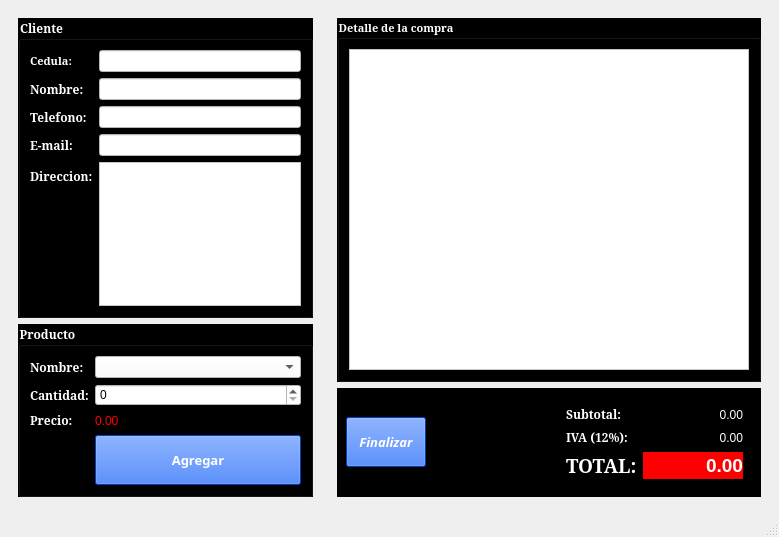
<?xml version="1.0" encoding="UTF-8"?>
<ui version="4.0">
 <class>Tienda</class>
 <widget class="QMainWindow" name="Tienda">
  <property name="geometry">
   <rect>
    <x>0</x>
    <y>0</y>
    <width>779</width>
    <height>537</height>
   </rect>
  </property>
  <property name="cursor">
   <cursorShape>ArrowCursor</cursorShape>
  </property>
  <property name="mouseTracking">
   <bool>false</bool>
  </property>
  <property name="windowTitle">
   <string>VIVERES 4 ESQUINAS</string>
  </property>
  <property name="windowIcon">
   <iconset resource="Recursos.qrc">
    <normaloff>:/Recursos/economia-local.png</normaloff>:/Recursos/economia-local.png</iconset>
  </property>
  <property name="windowOpacity">
   <double>1.000000000000000</double>
  </property>
  <widget class="QWidget" name="centralwidget">
   <layout class="QHBoxLayout" name="horizontalLayout_2">
    <item>
     <widget class="QWidget" name="widget" native="true">
      <property name="minimumSize">
       <size>
        <width>300</width>
        <height>0</height>
       </size>
      </property>
      <property name="maximumSize">
       <size>
        <width>350</width>
        <height>16777215</height>
       </size>
      </property>
      <layout class="QVBoxLayout" name="verticalLayout">
       <item>
        <widget class="QGroupBox" name="groupBox">
         <property name="font">
          <font>
           <family>MS Serif</family>
           <weight>75</weight>
           <bold>true</bold>
          </font>
         </property>
         <property name="styleSheet">
          <string notr="true">background-color: rgb(0, 0, 0);
color: rgb(255, 255, 255);</string>
         </property>
         <property name="title">
          <string>Cliente</string>
         </property>
         <layout class="QFormLayout" name="formLayout">
          <item row="0" column="0">
           <widget class="QLabel" name="label">
            <property name="font">
             <font>
              <family>MS Serif</family>
              <pointsize>8</pointsize>
              <weight>75</weight>
              <bold>true</bold>
             </font>
            </property>
            <property name="text">
             <string>Cedula:</string>
            </property>
           </widget>
          </item>
          <item row="0" column="1">
           <widget class="QLineEdit" name="inCedula">
            <property name="styleSheet">
             <string notr="true">background-color:  rgb(255, 255, 255);
color: rgb(0, 0, 0);</string>
            </property>
           </widget>
          </item>
          <item row="1" column="0">
           <widget class="QLabel" name="label_2">
            <property name="font">
             <font>
              <family>MS Serif</family>
              <weight>75</weight>
              <bold>true</bold>
             </font>
            </property>
            <property name="text">
             <string>Nombre:</string>
            </property>
           </widget>
          </item>
          <item row="1" column="1">
           <widget class="QLineEdit" name="inNombre">
            <property name="styleSheet">
             <string notr="true">background-color:  rgb(255, 255, 255);
color: rgb(0, 0, 0);</string>
            </property>
           </widget>
          </item>
          <item row="2" column="0">
           <widget class="QLabel" name="label_3">
            <property name="font">
             <font>
              <family>MS Serif</family>
              <weight>75</weight>
              <bold>true</bold>
             </font>
            </property>
            <property name="text">
             <string>Telefono:</string>
            </property>
           </widget>
          </item>
          <item row="2" column="1">
           <widget class="QLineEdit" name="inTelefono">
            <property name="styleSheet">
             <string notr="true">background-color:  rgb(255, 255, 255);
color: rgb(0, 0, 0);</string>
            </property>
           </widget>
          </item>
          <item row="3" column="0">
           <widget class="QLabel" name="label_4">
            <property name="font">
             <font>
              <family>MS Serif</family>
              <weight>75</weight>
              <bold>true</bold>
             </font>
            </property>
            <property name="text">
             <string>E-mail:</string>
            </property>
           </widget>
          </item>
          <item row="3" column="1">
           <widget class="QLineEdit" name="inEmail">
            <property name="styleSheet">
             <string notr="true">background-color:  rgb(255, 255, 255);
color: rgb(0, 0, 0);</string>
            </property>
           </widget>
          </item>
          <item row="4" column="0">
           <widget class="QLabel" name="label_5">
            <property name="font">
             <font>
              <family>MS Serif</family>
              <weight>75</weight>
              <bold>true</bold>
             </font>
            </property>
            <property name="text">
             <string>Direccion:</string>
            </property>
           </widget>
          </item>
          <item row="4" column="1">
           <widget class="QPlainTextEdit" name="inDireccion">
            <property name="styleSheet">
             <string notr="true">background-color:  rgb(255, 255, 255);
color: rgb(0, 0, 0);</string>
            </property>
            <property name="lineWidth">
             <number>3</number>
            </property>
           </widget>
          </item>
         </layout>
        </widget>
       </item>
       <item>
        <widget class="QGroupBox" name="groupBox_2">
         <property name="font">
          <font>
           <family>MS Serif</family>
           <weight>75</weight>
           <bold>true</bold>
          </font>
         </property>
         <property name="styleSheet">
          <string notr="true">background-color: rgb(0, 0, 0);
color: rgb(255, 255, 255);</string>
         </property>
         <property name="title">
          <string>Producto</string>
         </property>
         <layout class="QFormLayout" name="formLayout_2">
          <item row="0" column="0">
           <widget class="QLabel" name="label_6">
            <property name="font">
             <font>
              <family>MS Serif</family>
              <weight>75</weight>
              <bold>true</bold>
             </font>
            </property>
            <property name="text">
             <string>Nombre:</string>
            </property>
           </widget>
          </item>
          <item row="0" column="1">
           <widget class="QComboBox" name="inProducto">
            <property name="styleSheet">
             <string notr="true">background-color:  rgb(255, 255, 255);
color: rgb(0, 0, 0);</string>
            </property>
           </widget>
          </item>
          <item row="1" column="0">
           <widget class="QLabel" name="label_7">
            <property name="font">
             <font>
              <family>MS Serif</family>
              <weight>75</weight>
              <bold>true</bold>
             </font>
            </property>
            <property name="text">
             <string>Cantidad:</string>
            </property>
           </widget>
          </item>
          <item row="1" column="1">
           <widget class="QSpinBox" name="inCantidad">
            <property name="styleSheet">
             <string notr="true">background-color:  rgb(255, 255, 255);
color: rgb(0, 0, 0);</string>
            </property>
           </widget>
          </item>
          <item row="2" column="0">
           <widget class="QLabel" name="label_8">
            <property name="font">
             <font>
              <family>MS Serif</family>
              <weight>75</weight>
              <bold>true</bold>
             </font>
            </property>
            <property name="text">
             <string>Precio:</string>
            </property>
           </widget>
          </item>
          <item row="2" column="1">
           <widget class="QLabel" name="outPrecio">
            <property name="styleSheet">
             <string notr="true">color: rgb(255, 0, 0);</string>
            </property>
            <property name="text">
             <string>0.00</string>
            </property>
           </widget>
          </item>
          <item row="3" column="1">
           <widget class="QPushButton" name="btnAgregar">
            <property name="minimumSize">
             <size>
              <width>0</width>
              <height>50</height>
             </size>
            </property>
            <property name="font">
             <font>
              <family>Segoe UI Black</family>
              <pointsize>10</pointsize>
              <weight>75</weight>
              <bold>true</bold>
             </font>
            </property>
            <property name="styleSheet">
             <string notr="true">background-color: rgb(0, 85, 255);</string>
            </property>
            <property name="text">
             <string>Agregar</string>
            </property>
            <property name="icon">
             <iconset resource="Recursos.qrc">
              <normaloff>:/Recursos/anadir-al-carrito.png</normaloff>:/Recursos/anadir-al-carrito.png</iconset>
            </property>
           </widget>
          </item>
         </layout>
        </widget>
       </item>
      </layout>
     </widget>
    </item>
    <item>
     <widget class="QWidget" name="widget_2" native="true">
      <layout class="QVBoxLayout" name="verticalLayout_3">
       <item>
        <widget class="QGroupBox" name="groupBox_3">
         <property name="font">
          <font>
           <family>MS Serif</family>
           <pointsize>8</pointsize>
           <weight>75</weight>
           <bold>true</bold>
          </font>
         </property>
         <property name="styleSheet">
          <string notr="true">background-color: rgb(0, 0, 0);
color: rgb(255, 255, 255);</string>
         </property>
         <property name="title">
          <string>Detalle de la compra</string>
         </property>
         <layout class="QVBoxLayout" name="verticalLayout_2">
          <item>
           <widget class="QTableWidget" name="outDetalle">
            <property name="minimumSize">
             <size>
              <width>400</width>
              <height>0</height>
             </size>
            </property>
            <property name="styleSheet">
             <string notr="true">background-color:  rgb(255, 255, 255);
color: rgb(0, 0, 0);</string>
            </property>
           </widget>
          </item>
         </layout>
        </widget>
       </item>
       <item>
        <widget class="QWidget" name="widget_3" native="true">
         <property name="styleSheet">
          <string notr="true">background-color: rgb(0, 0, 0);
color: rgb(255, 255, 255);</string>
         </property>
         <layout class="QHBoxLayout" name="horizontalLayout">
          <item>
           <widget class="QPushButton" name="btnFacturar">
            <property name="minimumSize">
             <size>
              <width>0</width>
              <height>50</height>
             </size>
            </property>
            <property name="font">
             <font>
              <family>Segoe UI Semibold</family>
              <pointsize>10</pointsize>
              <weight>75</weight>
              <italic>true</italic>
              <bold>true</bold>
             </font>
            </property>
            <property name="styleSheet">
             <string notr="true">background-color: rgb(0, 85, 255);
</string>
            </property>
            <property name="text">
             <string>Finalizar</string>
            </property>
            <property name="icon">
             <iconset resource="Recursos.qrc">
              <normaloff>:/Recursos/pago-en-efectivo.png</normaloff>:/Recursos/pago-en-efectivo.png</iconset>
            </property>
           </widget>
          </item>
          <item>
           <spacer name="horizontalSpacer">
            <property name="orientation">
             <enum>Qt::Horizontal</enum>
            </property>
            <property name="sizeHint" stdset="0">
             <size>
              <width>106</width>
              <height>20</height>
             </size>
            </property>
           </spacer>
          </item>
          <item>
           <widget class="QWidget" name="widget_4" native="true">
            <property name="font">
             <font>
              <family>MS Serif</family>
              <weight>75</weight>
              <bold>true</bold>
             </font>
            </property>
            <layout class="QFormLayout" name="formLayout_3">
             <item row="0" column="0">
              <widget class="QLabel" name="label_10">
               <property name="font">
                <font>
                 <family>MS Serif</family>
                 <weight>75</weight>
                 <bold>true</bold>
                </font>
               </property>
               <property name="text">
                <string>Subtotal:</string>
               </property>
              </widget>
             </item>
             <item row="0" column="1">
              <widget class="QLabel" name="outSubtotal">
               <property name="minimumSize">
                <size>
                 <width>100</width>
                 <height>0</height>
                </size>
               </property>
               <property name="text">
                <string>0.00</string>
               </property>
               <property name="textFormat">
                <enum>Qt::PlainText</enum>
               </property>
               <property name="alignment">
                <set>Qt::AlignRight|Qt::AlignTrailing|Qt::AlignVCenter</set>
               </property>
              </widget>
             </item>
             <item row="1" column="0">
              <widget class="QLabel" name="label_11">
               <property name="font">
                <font>
                 <family>MS Serif</family>
                 <weight>75</weight>
                 <bold>true</bold>
                </font>
               </property>
               <property name="text">
                <string>IVA (12%):</string>
               </property>
              </widget>
             </item>
             <item row="1" column="1">
              <widget class="QLabel" name="outIva">
               <property name="minimumSize">
                <size>
                 <width>100</width>
                 <height>0</height>
                </size>
               </property>
               <property name="text">
                <string>0.00</string>
               </property>
               <property name="textFormat">
                <enum>Qt::PlainText</enum>
               </property>
               <property name="alignment">
                <set>Qt::AlignRight|Qt::AlignTrailing|Qt::AlignVCenter</set>
               </property>
              </widget>
             </item>
             <item row="2" column="0">
              <widget class="QLabel" name="label_12">
               <property name="font">
                <font>
                 <family>MS Serif</family>
                 <pointsize>14</pointsize>
                 <weight>75</weight>
                 <bold>true</bold>
                </font>
               </property>
               <property name="text">
                <string>TOTAL:</string>
               </property>
              </widget>
             </item>
             <item row="2" column="1">
              <widget class="QLabel" name="outTotal">
               <property name="minimumSize">
                <size>
                 <width>100</width>
                 <height>0</height>
                </size>
               </property>
               <property name="font">
                <font>
                 <pointsize>14</pointsize>
                 <weight>75</weight>
                 <bold>true</bold>
                </font>
               </property>
               <property name="styleSheet">
                <string notr="true">background-color: rgb(255, 0, 0);
color: rgb(255, 255, 255);</string>
               </property>
               <property name="text">
                <string>0.00</string>
               </property>
               <property name="textFormat">
                <enum>Qt::PlainText</enum>
               </property>
               <property name="alignment">
                <set>Qt::AlignRight|Qt::AlignTrailing|Qt::AlignVCenter</set>
               </property>
              </widget>
             </item>
            </layout>
           </widget>
          </item>
         </layout>
        </widget>
       </item>
      </layout>
     </widget>
    </item>
   </layout>
  </widget>
  <widget class="QMenuBar" name="menubar">
   <property name="geometry">
    <rect>
     <x>0</x>
     <y>0</y>
     <width>779</width>
     <height>25</height>
    </rect>
   </property>
  </widget>
  <widget class="QStatusBar" name="statusbar"/>
 </widget>
 <resources>
  <include location="Recursos.qrc"/>
 </resources>
 <connections/>
</ui>
